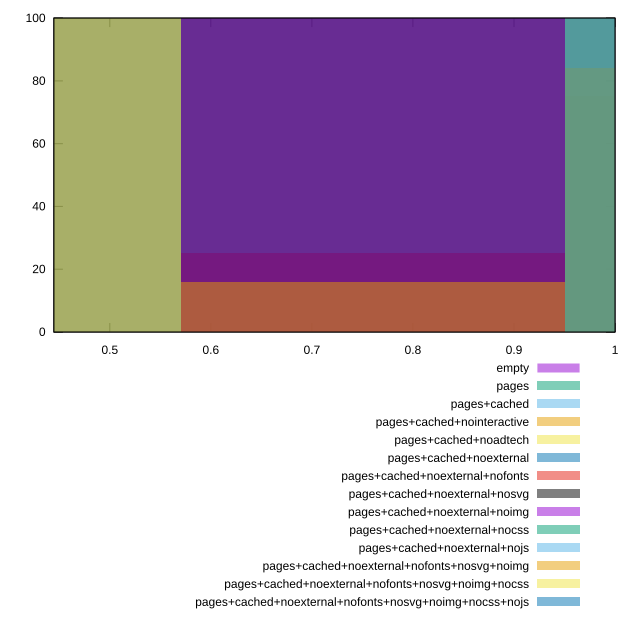

The gnuplot source for this figure:
reset

$empty <<EOF
1.1406449168821478 100
EOF

$pages <<EOF
0.38021497229404927 100
EOF

$pagesCached <<EOF
0.38021497229404927 100
EOF

$pagesCachedNointeractive <<EOF
0.38021497229404927 100
EOF

$pagesCachedNoadtech <<EOF
0.7604299445880985 100
EOF

$pagesCachedNoexternal <<EOF
0.7604299445880985 100
EOF

$pagesCachedNoexternalNofonts <<EOF
1.1406449168821478 75
0.7604299445880985 25
EOF

$pagesCachedNoexternalNosvg <<EOF
0.7604299445880985 100
EOF

$pagesCachedNoexternalNoimg <<EOF
0.7604299445880985 100
EOF

$pagesCachedNoexternalNocss <<EOF
1.1406449168821478 100
EOF

$pagesCachedNoexternalNojs <<EOF
1.1406449168821478 100
EOF

$pagesCachedNoexternalNofontsNosvgNoimg <<EOF
1.1406449168821478 84
0.7604299445880985 16
EOF

$pagesCachedNoexternalNofontsNosvgNoimgNocss <<EOF
1.1406449168821478 100
EOF

$pagesCachedNoexternalNofontsNosvgNoimgNocssNojs <<EOF
1.1406449168821478 100
EOF

set key outside below
set boxwidth 0.38021497229404927
set xrange [0.4447058823529412:1]
set yrange [0:100]
set style fill transparent solid 0.5 noborder
set terminal svg size 640, 620 enhanced background rgb 'white'
set output "report_00007_2020-12-11T15:55:29.892Z/render-blocking-resources/comparison/histogram/all_score.svg"

plot $empty title "empty" with boxes, \
     $pages title "pages" with boxes, \
     $pagesCached title "pages+cached" with boxes, \
     $pagesCachedNointeractive title "pages+cached+nointeractive" with boxes, \
     $pagesCachedNoadtech title "pages+cached+noadtech" with boxes, \
     $pagesCachedNoexternal title "pages+cached+noexternal" with boxes, \
     $pagesCachedNoexternalNofonts title "pages+cached+noexternal+nofonts" with boxes, \
     $pagesCachedNoexternalNosvg title "pages+cached+noexternal+nosvg" with boxes, \
     $pagesCachedNoexternalNoimg title "pages+cached+noexternal+noimg" with boxes, \
     $pagesCachedNoexternalNocss title "pages+cached+noexternal+nocss" with boxes, \
     $pagesCachedNoexternalNojs title "pages+cached+noexternal+nojs" with boxes, \
     $pagesCachedNoexternalNofontsNosvgNoimg title "pages+cached+noexternal+nofonts+nosvg+noimg" with boxes, \
     $pagesCachedNoexternalNofontsNosvgNoimgNocss title "pages+cached+noexternal+nofonts+nosvg+noimg+nocss" with boxes, \
     $pagesCachedNoexternalNofontsNosvgNoimgNocssNojs title "pages+cached+noexternal+nofonts+nosvg+noimg+nocss+nojs" with boxes

reset
